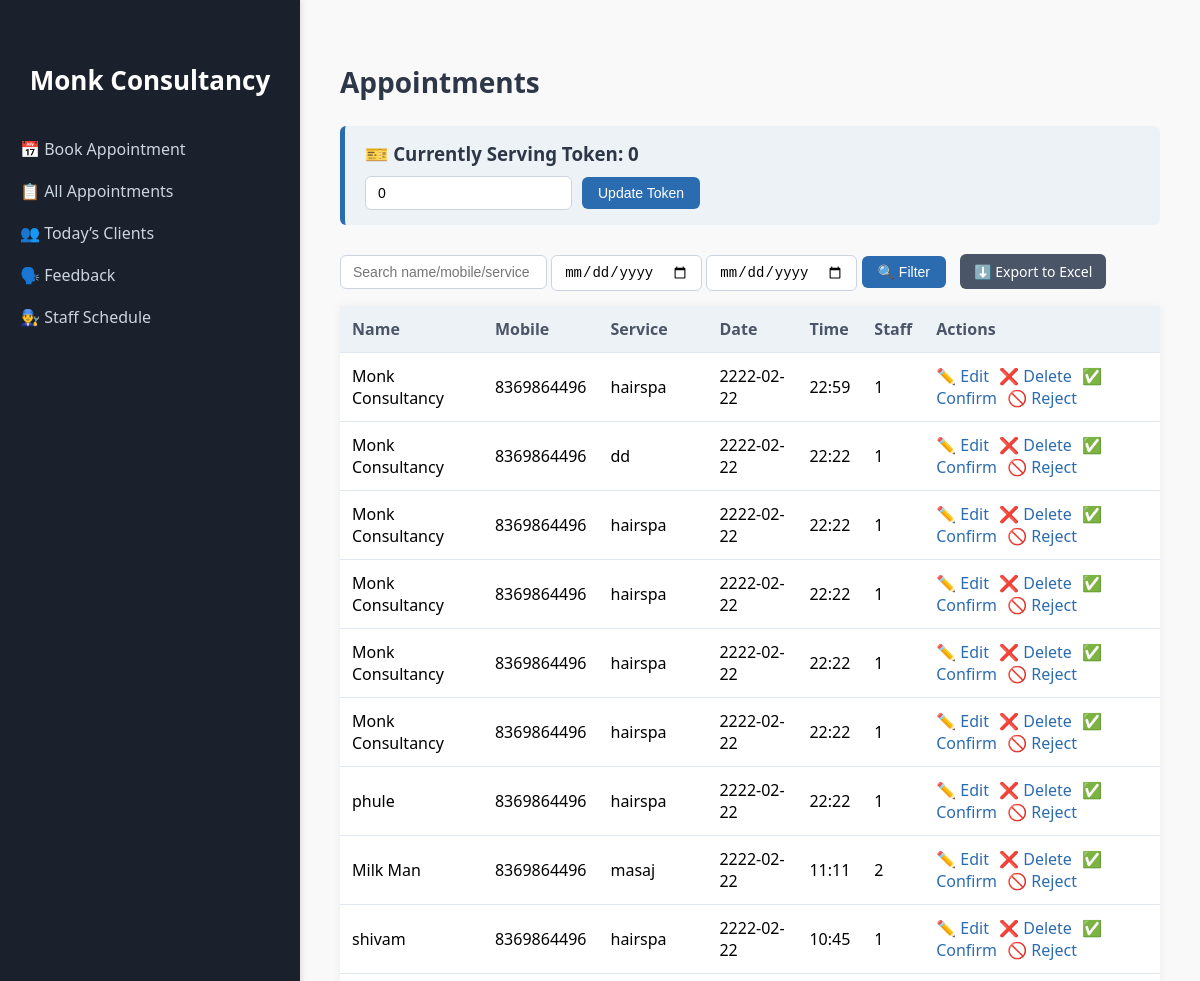
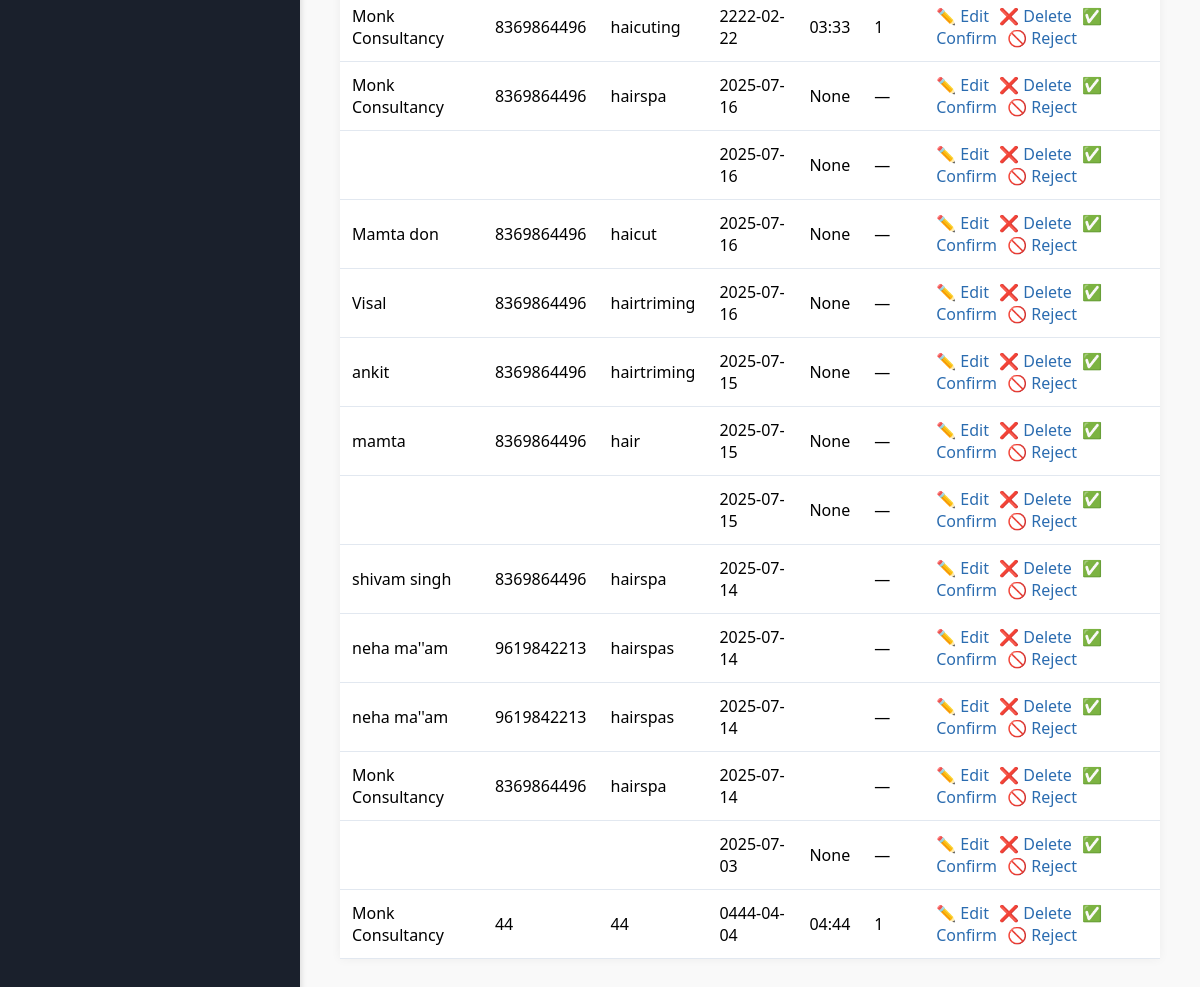
/admin/appointments, run on the app's committed database (2 pictures, top to bottom).
### tables this page shows
CREATE TABLE appointments (
            id INTEGER PRIMARY KEY AUTOINCREMENT,
            name TEXT, mobile TEXT, service TEXT,
            date TEXT, time TEXT, created_at TEXT,
            staff_id INTEGER
        , address TEXT, source TEXT, amount_paid INTEGER, queue_number INTEGER, email TEXT);

### app2.py (the view)
@app.route('/admin/appointments')
def view_appointments():
    search = request.args.get('search', '')
    date_fr = request.args.get('from', '')
    date_to = request.args.get('to', '')
    current_token = get_current_token()
    q = """SELECT a.*, s.name AS staff_name FROM appointments a
           LEFT JOIN staff s ON a.staff_id = s.id WHERE 1=1"""
    p = []
    if search:
        q += " AND (a.name LIKE ? OR a.mobile LIKE ? OR a.service LIKE ?)"
        p += [f'%{search}%']*3
    if date_fr:
        q += " AND a.date >= ?"
        p.append(date_fr)
    if date_to:
        q += " AND a.date <= ?"
        p.append(date_to)
    q += " ORDER BY a.date DESC, a.time DESC"
    with sqlite3.connect(DB) as conn:
        appointments = conn.execute(q, p).fetchall()
        return render_template('admin_appointments.html',
                           appointments=appointments,
                           search=search, date_from=date_fr, date_to=date_to,
                           current_token=current_token)

### app2.py (called while the page is built)
def get_current_token():
    today = datetime.now().strftime('%Y-%m-%d')
    with sqlite3.connect(DB) as conn:
        row = conn.execute("SELECT current_token FROM token_status WHERE date=?", (today,)).fetchone()
        return row[0] if row else 0

### templates/admin_appointments.html (shortened to what this page needs)
<!DOCTYPE html>
<html lang="en">
<head>
</head>
<body>
  <aside>
    <h2 style="color: white !important;">Monk Consultancy</h2>
    <ul>
      <li><a href="/book">📅 Book Appointment</a></li>
      <li><a href="/admin/appointments">📋 All Appointments</a></li>
      <li><a href="/admin/clients/today">👥 Today’s Clients</a></li>
      <li><a href="/admin/feedback">🗣️ Feedback</a></li>
      <li><a href="/admin/staff/schedule">👨‍🔧 Staff Schedule</a></li>
    </ul>
  </aside>
  <div class="main-content">
    <h2>Appointments</h2>
    <div class="token-box">
      <h3>🎫 Currently Serving Token: {{ current_token }}</h3>
      <form method="POST" action="/admin/update_token">
        <input type="number" name="new_token" value="{{ current_token }}" min="0">
        <button type="submit">Update Token</button>
      </form>
    </div>
    <form method="get">
      <input type="text" name="search" placeholder="Search name/mobile/service" value="{{ search }}">
      <input type="date" name="from" value="{{ date_from }}">
      <input type="date" name="to" value="{{ date_to }}">
      <button type="submit">🔍 Filter</button>
      <a href="/admin/export" class="button-link">⬇️ Export to Excel</a>
    </form>
    <table>
      <tr>
        <th>Name</th>
        <th>Mobile</th>
        <th>Service</th>
        <th>Date</th>
        <th>Time</th>
        <th>Staff</th>
        <th>Actions</th>
      </tr>
      {% for a in appointments %}
      <tr>
        <td>{{ a[1] }}</td>
        <td>{{ a[2] }}</td>
        <td>{{ a[3] }}</td>
        <td>{{ a[4] }}</td>
        <td>{{ a[5] }}</td>
        <td>{{ a[7] or '—' }}</td>
        <td>
          <a href="/admin/edit/{{ a[0] }}">✏️ Edit</a>
          <a href="/admin/delete/{{ a[0] }}">❌ Delete</a>
          <a href="javascript:void(0);" onclick="confirmAppointment('{{ a[0] }}')">✅ Confirm</a>
          <a href="/admin/reject/{{ a[0] }}">🚫 Reject</a>
        </td>
      </tr>
      {% endfor %}
    </table>
  </div>
</body>
</html>

### templates/admin_appointments.html (style rules this page uses)
body { margin: 0; font-family: 'Segoe UI', sans-serif; background-color: #f9f9f9; display: flex; min-height: 100vh; }
aside { background-color: #1a202c; color: white; width: 260px; padding: 40px 20px; box-shadow: 2px 0 5px rgba(0,0,0,0.1); }
aside h2 { font-size: 26px; margin-bottom: 40px; text-align: center; }
aside ul { list-style: none; padding: 0; }
aside ul li { margin: 20px 0; }
aside ul li a { color: #cbd5e0; text-decoration: none; font-size: 16px; transition: color 0.3s; }
.main-content { flex: 1; padding: 40px; }
h2 { font-size: 28px; color: #2d3748; margin-bottom: 25px; }
.token-box { background: #edf2f7; border-left: 5px solid #2b6cb0; padding: 15px 20px; border-radius: 6px; margin-bottom: 30px; }
.token-box h3 { margin: 0 0 10px; color: #2d3748; }
.token-box form { display: flex; gap: 10px; align-items: center; }
input[type="text"], input[type="date"], input[type="number"] { padding: 8px 12px; border: 1px solid #cbd5e0; border-radius: 6px; font-size: 14px; }
button { padding: 8px 16px; background-color: #2b6cb0; color: white; border: none; border-radius: 6px; font-size: 14px; cursor: pointer; }
a.button-link { padding: 8px 14px; background-color: #4a5568; color: white; text-decoration: none; border-radius: 6px; font-size: 14px; margin-left: 10px; }
table { width: 100%; border-collapse: collapse; margin-top: 15px; background-color: white; box-shadow: 0 0 10px rgba(0,0,0,0.05); }
th, td { padding: 12px; border-bottom: 1px solid #e2e8f0; text-align: left; }
th { background-color: #edf2f7; color: #4a5568; }
td a { margin-right: 6px; text-decoration: none; color: #2b6cb0; font-weight: 500; }

### data on the page
appointments: name "Monk Consultancy", mobile "8369864496", service "hairspa", date "2222-02-22", time "22:59", staff "1"
appointments: name "Monk Consultancy", mobile "8369864496", service "dd", date "2222-02-22", time "22:22", staff "1"
appointments: name "Monk Consultancy", mobile "8369864496", service "hairspa", date "2222-02-22", time "22:22", staff "1"
appointments: name "Monk Consultancy", mobile "8369864496", service "hairspa", date "2222-02-22", time "22:22", staff "1"
appointments: name "Monk Consultancy", mobile "8369864496", service "hairspa", date "2222-02-22", time "22:22", staff "1"
appointments: name "Monk Consultancy", mobile "8369864496", service "hairspa", date "2222-02-22", time "22:22", staff "1"
appointments: name "phule", mobile "8369864496", service "hairspa", date "2222-02-22", time "22:22", staff "1"
appointments: name "Milk Man", mobile "8369864496", service "masaj", date "2222-02-22", time "11:11", staff "2"
appointments: name "shivam", mobile "8369864496", service "hairspa", date "2222-02-22", time "10:45", staff "1"
appointments: name "Monk Consultancy", mobile "8369864496", service "haicuting", date "2222-02-22", time "03:33", staff "1"
appointments: name "Monk Consultancy", mobile "8369864496", service "hairspa", date "2025-07-16", a "None", a "—"
appointments: date "2025-07-16", a "None", a "—"
appointments: name "Mamta don", mobile "8369864496", service "haicut", date "2025-07-16", a "None", a "—"
appointments: name "Visal", mobile "8369864496", service "hairtriming", date "2025-07-16", a "None", a "—"
appointments: name "ankit", mobile "8369864496", service "hairtriming", date "2025-07-15", a "None", a "—"
appointments: name "mamta", mobile "8369864496", service "hair", date "2025-07-15", a "None", a "—"
appointments: date "2025-07-15", a "None", a "—"
appointments: name "shivam singh", mobile "8369864496", service "hairspa", date "2025-07-14", a "—"
appointments: name "neha ma''am", mobile "9619842213", service "hairspas", date "2025-07-14", a "—"
appointments: name "neha ma''am", mobile "9619842213", service "hairspas", date "2025-07-14", a "—"
appointments: name "Monk Consultancy", mobile "8369864496", service "hairspa", date "2025-07-14", a "—"
appointments: date "2025-07-03", a "None", a "—"
appointments: name "Monk Consultancy", mobile "44", service "44", date "0444-04-04", time "04:44", staff "1"

### other printed values
{{ current_token }} "0"
